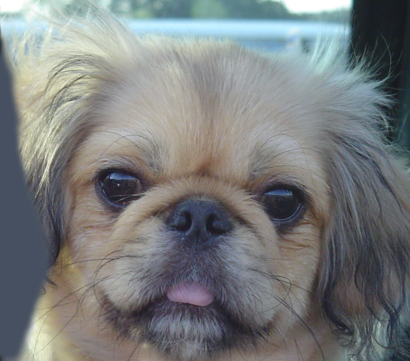
%> input picture data/dog.bmp, 410 x 361 px
$ octave proj1_fft.m   (GNU Octave 9; MATLAB toolbox functions it lacks are replaced by stand-ins)
%> lines starting %> are read from the running program, lines starting %| are printed output that depends on the picture
### code/my_imfilter_fft.m
function output = my_imfilter_fft(image,cutoff_frequency)
% This function is intended to behave like the built in function imfilter()
% See 'help imfilter' or 'help conv2'. While terms like "filtering" and
% "convolution" might be used interchangeably, and they are indeed nearly
% the same thing, there is a difference:
% from 'help filter2'
%    2-D correlation is related to 2-D convolution by a 180 degree rotation
%    of the filter matrix.

% Your function should work for color images. Simply filter each color
% channel independently.

% Your function should work for filters of any width and height
% combination, as long as the width and height are odd (e.g. 1, 7, 9). This
% restriction makes it unambigious which pixel in the filter is the center
% pixel.

% Boundary handling can be tricky. The filter can't be centered on pixels
% at the image boundary without parts of the filter being out of bounds. If
% you look at 'help conv2' and 'help imfilter' you see that they have
% several options to deal with boundaries. You should simply recreate the
% default behavior of imfilter -- pad the input image with zeros, and
% return a filtered image which matches the input resolution. A better
% approach is to mirror the image content over the boundaries for padding.

% % Uncomment if you want to simply call imfilter so you can see the desired
% % behavior. When you write your actual solution, you can't use imfilter,
% % filter2, conv2, etc. Simply loop over all the pixels and do the actual
% % computation. It might be slow.

%--------remember to delete!!!!!--------------
%output = imfilter(image, filter);
%--------only for comparison-------------------

%%%%%%%%%%%%%%%%
% there would be a choice to deal with edge.
B_method=input('how do you need to deal with edge: 1: pad with zero; 2: mirror the image\n');
% find color or gray image.
C_number=size(image,3);
% find the size of filter & one chanel of the image.
[i_w]=size(image,2);
[i_h]=size(image,1);


% decide for intensity and color picture
if C_number == 1

   image=squeeze(image);
   % add the edges
   if B_method ==1
      %% initial edge for zero pad
      x_incre = (f_w-1)/2;
      y_incre = (f_h-1)/2;
      x_n=zeros(x_incre,i_h)';
      x_p=zeros(x_incre,i_h)';
      y_n=zeros(i_w+2*x_incre,y_incre)';
      y_p=zeros(i_w+2*x_incre,y_incre)';
      im_bound1=[x_n,image,x_p];
      im_bond=[y_p;im_bound1;y_n]; %the origin image+bond

   else % method=2 & channel=1
       %% initial edge for mirror boundary
      x_incre = (f_w-1)/2;
      y_incre = (f_h-1)/2;
      x_n=flip(image(:,1:x_incre),2);
      x_p=flip(image(:,i_w-x_incre+1:i_w),2);
      im_bound1=[x_n,image,x_p];
      y_p=flip(im_bound1(1:y_incre,:),1);
      y_n=flip(im_bound1(i_h-y_incre+1:i_h,:),1);
      im_bond=[y_p;im_bound1;y_n];
        %input channel 1 method2
   end

      x_min=x_incre; %the range to exhert filter center
      y_min=y_incre;
      %x_max=x_incre+i_w;
      %y_max=y_incre+i_h;

      %start filtering
      out_im=zeros(i_w,i_h)';%resulting image

      for x_out=1:1:i_w
          for y_out=1:1:i_h
              %deal with each filter scope
              x_cor=x_min+x_out;
              y_cor=y_min+y_out;
              scope=im_bond(x_cor-x_incre:x_cor+x_incre,y_cor-y_incre:y_cor+y_incre);
              value=sum(sum(scope.*filter));
              out_im(y_out,x_out)=value;  %% final out come of this session
          end
      end

else %channel=3
    %first split the channels
    R_ori=squeeze(image(:,1:i_h,1));
    G_ori=squeeze(image(:,1:i_h,2));
    B_ori=squeeze(image(:,1:i_h,3));

    %% apply FFT to three channels;

    R_FFT=fftshift(fft2(R_ori,i_h,i_h));
    G_FFT=fftshift(fft2(G_ori,i_h,i_h));
    B_FFT=fftshift(fft2(B_ori,i_h,i_h));


    filter_FFT=fspecial('Gaussian',i_h,cutoff_frequency);%%it is a problem that the relationship Gaussians of different domain
%     Pe=max(max(mask));
%     filter_FFT=mask./Pe;

    output(:,:,1)=abs(ifft2(R_FFT.*filter_FFT,i_h,i_h));
    output(:,:,2)=abs(ifft2(G_FFT.*filter_FFT,i_h,i_h));
    output(:,:,3)=abs(ifft2(B_FFT.*filter_FFT,i_h,i_h));

end

### code/vis_hybrid_image.m
function output = vis_hybrid_image(hybrid_image)
%visualize a hybrid image by progressively downsampling the image and
%concatenating all of the images together.

scales = 5; %how many downsampled versions to create
scale_factor = 0.5; %how much to downsample each time
padding = 5; %how many pixels to pad.

original_height = size(hybrid_image,1);
num_colors = size(hybrid_image,3); %counting how many color channels the input has
output = hybrid_image;
cur_image = hybrid_image;

for i = 2:scales
    %add padding
    output = cat(2, output, ones(original_height, padding, num_colors));

    %dowsample image;
    cur_image = imresize(cur_image, scale_factor, 'bilinear');
    %pad the top and append to the output
    tmp = cat(1,ones(original_height - size(cur_image,1), size(cur_image,2), num_colors), cur_image);
    output = cat(2, output, tmp);
end


%code by James Hays

### code/proj1_fft.m
% Before trying to construct hybrid images, it is suggested that you
% implement my_imfilter.m and then debug it using proj1_test_filtering.m

% Debugging tip: You can split your MATLAB code into cells using "%%"
% comments. The cell containing the cursor has a light yellow background,
% and you can press Ctrl+Enter to run just the code in that cell. This is
% useful when projects get more complex and slow to rerun from scratch

close all; % closes all figures

%% Setup
% read images and convert to floating point format
image1 = im2single(imread('file:///Users/luozhongyi/Desktop/2015%20Fall%20course/CS%206476/proj1/data/dog.bmp'));
image2 = im2single(imread('file:///Users/luozhongyi/Desktop/2015%20Fall%20course/CS%206476/proj1/data/cat.bmp'));
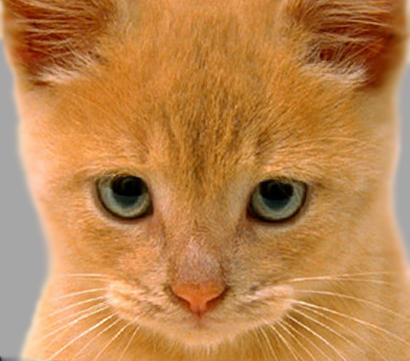
%> input picture data/cat.bmp, 410 x 361 px

% Several additional test cases are provided for you, but feel free to make
% your own (you'll need to align the images in a photo editor such as
% Photoshop). The hybrid images will differ depending on which image you
% assign as image1 (which will provide the low frequencies) and which image
% you asign as image2 (which will provide the high frequencies)

%% Filtering and Hybrid Image construction
cutoff_frequency = 1; %This is the standard deviation, in pixels, of the
% Gaussian blur that will remove the high frequencies from one image and
% remove the low frequencies from another image (by subtracting a blurred
% version from the original version). You will want to tune this for every
% image pair to get the best results.
filter = fspecial('Gaussian', cutoff_frequency*4+1, cutoff_frequency);

%%%%%%%%%%%%%%%%%%%%%%%%%%%%%%%%%%%%%%%%%%%%%%%%%%%%%%%%%%%%%%%%%%%
% YOUR CODE BELOW. Use my_imfilter create 'low_frequencies' and
% 'high_frequencies' and then combine them to create 'hybrid_image'
%%%%%%%%%%%%%%%%%%%%%%%%%%%%%%%%%%%%%%%%%%%%%%%%%%%%%%%%%%%%%%%%%%%

%%%%%%%%%%%%%%%%%%%%%%%%%%%%%%%%%%%%%%%%%%%%%%%%%%%%%%%%%%%%%%%%%%%%%%%%
% Remove the high frequencies from image1 by blurring it. The amount of
% blur that works best will vary with different image pairs
%%%%%%%%%%%%%%%%%%%%%%%%%%%%%%%%%%%%%%%%%%%%%%%%%%%%%%%%%%%%%%%%%%%%%%%%

low_frequencies = my_imfilter_fft(image1, 10);%% the second paramenter is cutoff freq
%> the answer given: 1

%%%%%%%%%%%%%%%%%%%%%%%%%%%%%%%%%%%%%%%%%%%%%%%%%%%%%%%%%%%%%%%%%%%%%%%%
% Remove the low frequencies from image2. The easiest way to do this is to
% subtract a blurred version of image2 from the original version of image2.
% This will give you an image centered at zero with negative values.
%%%%%%%%%%%%%%%%%%%%%%%%%%%%%%%%%%%%%%%%%%%%%%%%%%%%%%%%%%%%%%%%%%%%%%%%

high_frequencies = image2(:,1:361,:)-my_imfilter_fft(image2, 8);
%> call 2 of my_imfilter_fft, with cutoff_frequency = 8
%> the answer given: 1
%> in my_imfilter_fft (call 2), `G_ori=squeeze(image(:,1:i_h,2));`:
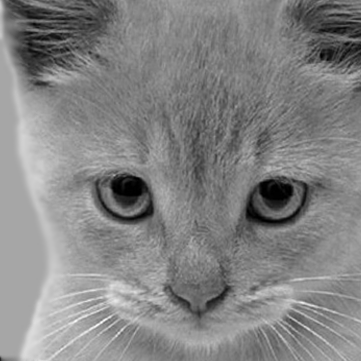
%> G_ori: size 361x361 single; min 0, max 1, mean 0.516
%> in my_imfilter_fft (call 2), `B_ori=squeeze(image(:,1:i_h,3));`:
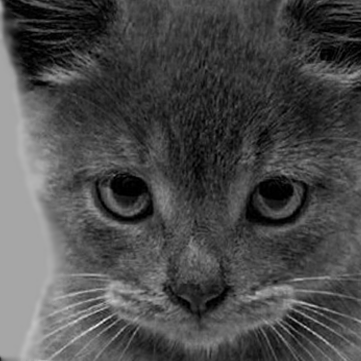
%> B_ori: size 361x361 single; min 0, max 0.918, mean 0.294
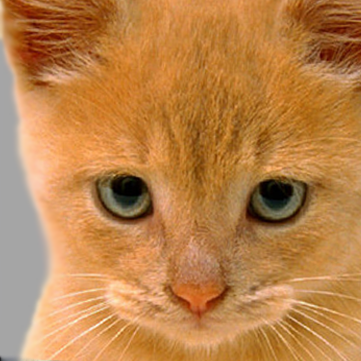
%> high_frequencies: size 361x361x3 single; mean R, G, B 0.738, 0.515, 0.293; drawn with min black and max white

%%%%%%%%%%%%%%%%%%%%%%%%%%%%%%%%%%%%%%%%%%%%%%%%%%%%%%%%%%%%%%%%%%%%%%%%
% Combine the high frequencies and low frequencies
%%%%%%%%%%%%%%%%%%%%%%%%%%%%%%%%%%%%%%%%%%%%%%%%%%%%%%%%%%%%%%%%%%%%%%%%

hybrid_image = high_frequencies+low_frequencies;

%% see the effects in frequency level and try to filter in frequency domain

%%%%%%%%%%%
%% Visualize and save outputs
figure(1); imshow(low_frequencies)
figure(2); imshow(high_frequencies + 0.5);
%> after `imshow(high_frequencies + 0.5)`:
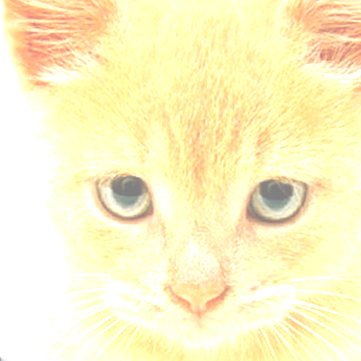
%> displayed picture: size 361x361x3, on the screen's scale of 0 to 255; mean R, G, B 252.5, 243.8, 197.8
vis = vis_hybrid_image(hybrid_image);
%> the loop in vis_hybrid_image, `for i = 2:scales` made 4 passes
%> pass 1, in vis_hybrid_image, `tmp = cat(1,ones(original_height - size(cur_image,1), size(cur_image,2..`:
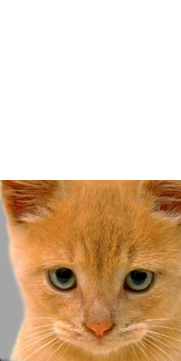
%> tmp: size 361x181x3 single; mean R, G, B 0.869, 0.757, 0.646
%> after the loop in vis_hybrid_image, `for i = 2:scales`:
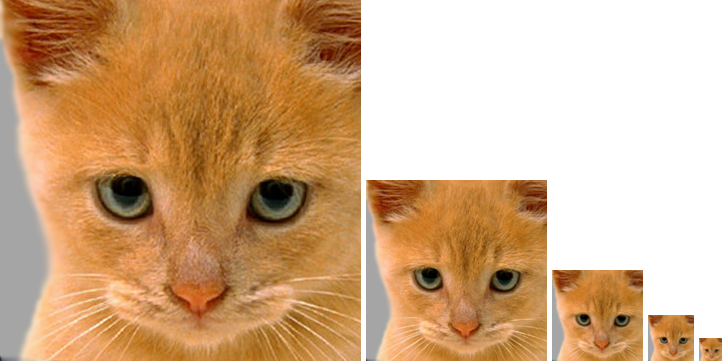
%> output: size 361x722x3 single; mean R, G, B 0.826, 0.677, 0.529; drawn with min black and max white
figure(3); imshow(vis);
imwrite(low_frequencies, 'low_frequencies.jpg', 'quality', 95);
imwrite(high_frequencies + 0.5, 'high_frequencies.jpg', 'quality', 95);
imwrite(hybrid_image, 'hybrid_image.jpg', 'quality', 95);
imwrite(vis, 'hybrid_image_scales.jpg', 'quality', 95);
